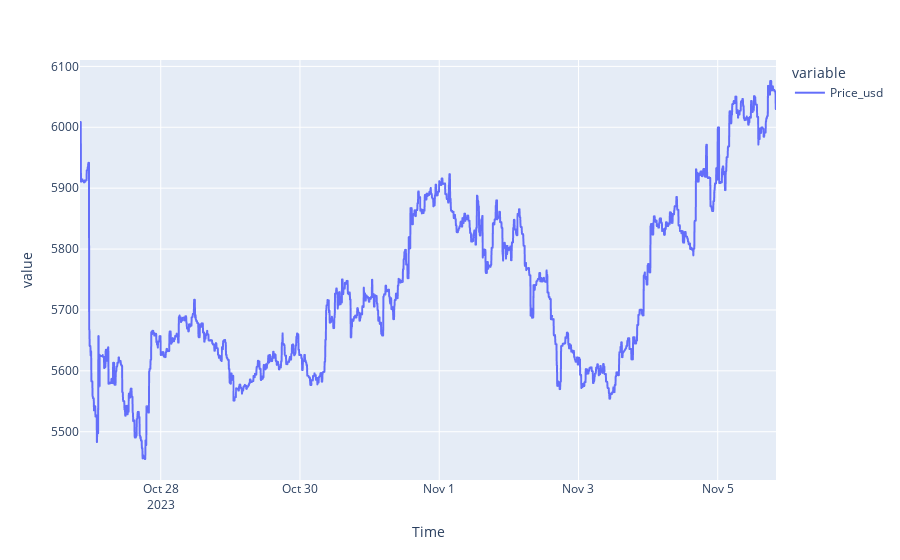

The cell this chart's notebook holds for it:
### Code cell
fig1.show()

### Figure 1 — Plotly figure (JSON) as saved in the notebook; plotly's stock layout.template omitted (floating-point values rounded to 4 significant figures; data arrays with more than 128 entries replaced by an {"elided": "..."} marker saying what was removed)
{"data": [{"hovertemplate": "variable=Price_usd<br>Time=%{x}<br>value=%{y}<extra></extra>", "legendgroup": "Price_usd", "line": {"color": "#636efa", "dash": "solid"}, "marker": {"symbol": "circle"}, "mode": "lines", "name": "Price_usd", "showlegend": true, "type": "scattergl", "x": {"elided": "2868 str values"}, "xaxis": "x", "y": {"elided": "2868 float values"}, "yaxis": "y"}], "layout": {"legend": {"title": {"text": "variable"}, "tracegroupgap": 0}, "margin": {"t": 60}, "xaxis": {"anchor": "y", "domain": [0, 1], "title": {"text": "Time"}}, "yaxis": {"anchor": "x", "domain": [0, 1], "title": {"text": "value"}}}}
